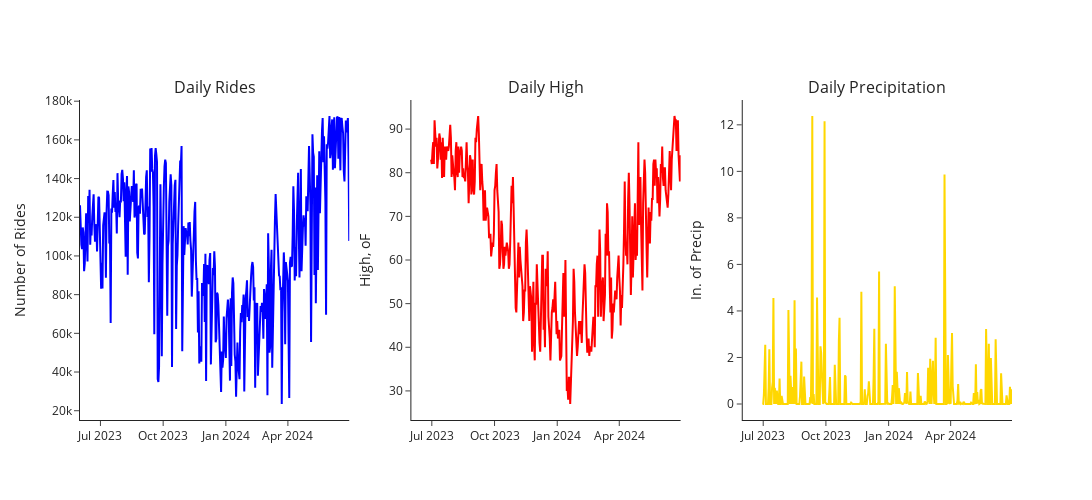

Notebook cell for this chart:
### Code cell
fig_rides_weather_ts = make_subplots(
    rows=1,
    cols=3,
    subplot_titles = ["Daily Rides", "Daily High", "Daily Precipitation"],
)

# FIG 1: Rides 
fig_rides_weather_ts.add_trace(
    go.Scatter(
        x=df_rides_by_day['dt'],
        y=df_rides_by_day['n_rides'],
        marker={"color":"blue"},
        mode="lines",
        showlegend=False,
    ),
    row=1, col=1
)

# FIG 2: Temperature
fig_rides_weather_ts.add_trace(
    go.Scatter(
        x=df_rides_by_day['dt'],
        y=df_rides_by_day['daily_high'],
        marker={"color":"red"},
        mode="lines",
        showlegend=False,
    ),
    row=1, col=2
)

# FIG 3: Precipitation
fig_rides_weather_ts.add_trace(
    go.Scatter(
        x=df_rides_by_day['dt'],
        y=df_rides_by_day['precip_amount'],
        marker={"color":"gold"},
        mode="lines",
        showlegend=False,
    ),
    row=1, col=3
)

for col, y_label in enumerate([
    "Number of Rides",
    "High, oF",
    "In. of Precip",
]):
    axis_title_key = f'yaxis{col+1}_title'
    fig_rides_weather_ts.update_layout(**{axis_title_key: y_label})

fig_rides_weather_ts.update_layout(
    width=1200, height=500,
    template="simple_white"
)

fig_rides_weather_ts.show()

### Figure 1 — Plotly figure (JSON) as saved in the notebook; plotly's stock layout.template omitted (floating-point values rounded to 4 significant figures; data arrays with more than 128 entries replaced by an {"elided": "..."} marker saying what was removed)
{"data": [{"marker": {"color": "blue"}, "mode": "lines", "showlegend": false, "type": "scatter", "x": {"elided": "396 str values"}, "xaxis": "x", "y": {"elided": "396 int values"}, "yaxis": "y"}, {"marker": {"color": "red"}, "mode": "lines", "showlegend": false, "type": "scatter", "x": {"elided": "396 str values"}, "xaxis": "x2", "y": {"elided": "396 float values"}, "yaxis": "y2"}, {"marker": {"color": "gold"}, "mode": "lines", "showlegend": false, "type": "scatter", "x": {"elided": "396 str values"}, "xaxis": "x3", "y": {"elided": "396 float values"}, "yaxis": "y3"}], "layout": {"annotations": [{"font": {"size": 16}, "showarrow": false, "text": "Daily Rides", "x": 0.1444, "xanchor": "center", "xref": "paper", "y": 1, "yanchor": "bottom", "yref": "paper"}, {"font": {"size": 16}, "showarrow": false, "text": "Daily High", "x": 0.5, "xanchor": "center", "xref": "paper", "y": 1, "yanchor": "bottom", "yref": "paper"}, {"font": {"size": 16}, "showarrow": false, "text": "Daily Precipitation", "x": 0.8556, "xanchor": "center", "xref": "paper", "y": 1, "yanchor": "bottom", "yref": "paper"}], "height": 500, "width": 1200, "xaxis": {"anchor": "y", "autorange": true, "domain": [0, 0.2889], "range": ["2023-06-01", "2024-06-30"], "type": "date"}, "xaxis2": {"anchor": "y2", "autorange": true, "domain": [0.3556, 0.6444], "range": ["2023-06-01", "2024-06-30"], "type": "date"}, "xaxis3": {"anchor": "y3", "autorange": true, "domain": [0.7111, 1], "range": ["2023-06-01", "2024-06-30"], "type": "date"}, "yaxis": {"anchor": "x", "autorange": true, "domain": [0, 1], "range": [15200.0, 180600.0], "title": {"text": "Number of Rides"}, "type": "linear"}, "yaxis2": {"anchor": "x2", "autorange": true, "domain": [0, 1], "range": [23.33, 96.67], "title": {"text": "High, oF"}, "type": "linear"}, "yaxis3": {"anchor": "x3", "autorange": true, "domain": [0, 1], "range": [-0.6878, 13.07], "title": {"text": "In. of Precip"}, "type": "linear"}}}
